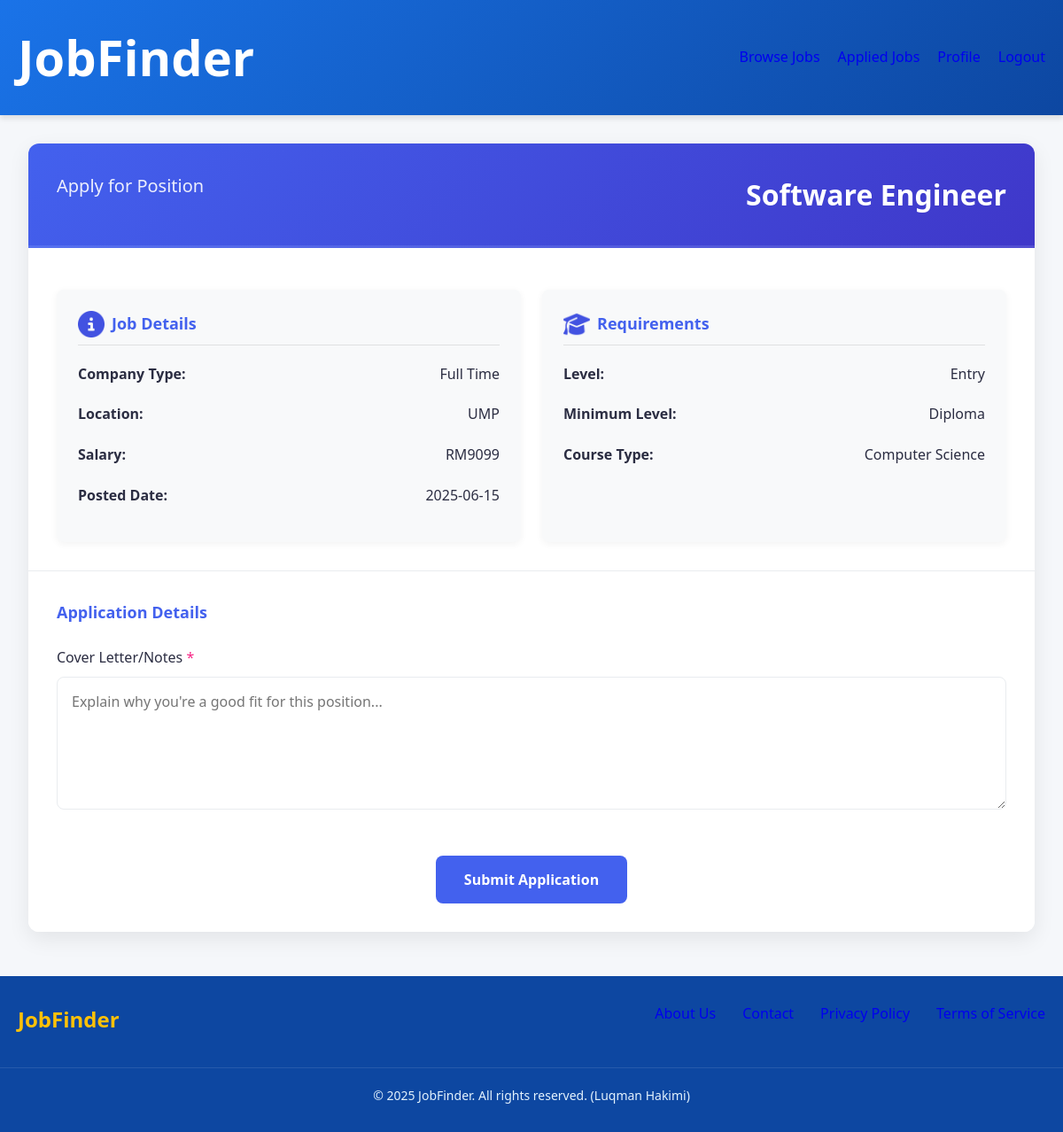
The page /Apply.php?job_id=4 (signed in) on the database its author committed.
### tables this page shows
CREATE TABLE job_listing (
    ListingID int(20) NOT NULL PRIMARY KEY,
    Position varchar(100) NOT NULL,
    EmployerID varchar(20) NOT NULL,
    JbLV varchar(20) NOT NULL COMMENT 'Level for Applied Position(Entry, Intermediate etc)',
    MinLV varchar(20) NOT NULL COMMENT 'Minimum level of education(Diploma/GCSE)',
    CourseType varchar(50) NOT NULL COMMENT 'Course/Major Type(Science Com, Adminstration, Accounting, Busniess etc)',
    CType varchar(20) NOT NULL COMMENT 'Contract Type(Part Time, Full Time, Permanent)',
    Salary varchar(20) NOT NULL COMMENT 'Salary Range(Exp: 1499 - 2000)',
    Tags varchar(100) NOT NULL COMMENT 'Tags for SEO(Search Engine Optimization)',
    PostDate date NOT NULL COMMENT 'Date of Job Posted on',
    Location varchar(100) NOT NULL COMMENT 'Location of Job Position',
    Status varchar(20) NOT NULL,
    FOREIGN KEY (EmployerID) REFERENCES `employer`(Email)
);

### Apply.php (the view, shortened to what this page needs)
<?php
    include("control.php");
    $job_id = isset($_GET['job_id']) ? intval($_GET['job_id']) : 0;
    $job = null;
    $query = "SELECT * FROM job_listing WHERE ListingID = ?";
    $stmt = mysqli_prepare($conn, $query);
    mysqli_stmt_bind_param($stmt, "i", $job_id);
    mysqli_stmt_execute($stmt);
    $result = mysqli_stmt_get_result($stmt);
    if ($result && mysqli_num_rows($result) > 0) {
        $job = mysqli_fetch_assoc($result);
    } else {
        echo "<script>alert('Job not found.'); window.location.href='Listing.php';</script>";
        exit;
    }
?>
<html lang="en">
<head>
    <link rel="stylesheet" href="css/viewApplicants.css">
    <link rel="stylesheet" href="css/Apply.css">
</head>
<body>
    <header>
        <div class="header-container" style="display: flex; justify-content: space-between; width: 100%; padding: 0 20px; align-items:center;">
            <div class="logo">
                <h1>JobFinder</h1>
            </div>
            <nav style="display: flex; justify-content: space-between;">
                <ul style="display: flex; justify-content: space-between; gap:20px;">
                    <li><a href="Listing.php" class="active">Browse Jobs</a></li>
                    <li><a href="Applied.php">Applied Jobs</a></li>
                    <li><a href="Profile.php">Profile</a></li>
                    <li><a href="Login.php">Logout</a></li>
                </ul>
            </nav>
        </div>
    </header>
    <main class="main-content">
        <?php if ($job): ?>
        <div class="apply-container">
            <div class="job-header">
                <h2>Apply for Position</h2>
                <h1><?php echo htmlspecialchars($job['Position']); ?></h1>
            </div>
            <div class="job-details">
                <div class="detail-card">
                    <h3><img src="Assets/Image/info.png" alt="Info Icon" height="30px" width="30px">Job Details</h3>
                    <ul>
                        <li><strong>Company Type:</strong> <?php echo htmlspecialchars($job['CType']); ?></li>
                        <li><strong>Location:</strong> <?php echo htmlspecialchars($job['Location']); ?></li>
                        <li><strong>Salary:</strong> RM<?php echo htmlspecialchars($job['Salary']); ?></li>
                        <li><strong>Posted Date:</strong> <?php echo htmlspecialchars($job['PostDate']); ?></li>
                    </ul>
                </div>
                <div class="detail-card">
                    <h3><img src="Assets/Image/hat.png" alt="Graduate Hat Icon" height="30px" width="30px">Requirements</h3>
                    <ul>
                        <li><strong>Level:</strong> <?php echo htmlspecialchars($job['JbLV']); ?></li>
                        <li><strong>Minimum Level:</strong> <?php echo htmlspecialchars($job['MinLV']); ?></li>
                        <li><strong>Course Type:</strong> <?php echo htmlspecialchars($job['CourseType']); ?></li>
                    </ul>
                </div>
            </div>
            <form class="application-form" name="applyForm" onsubmit="return validateForm();" method="post">
                <h3>Application Details</h3>
                <div class="form-group">
                    <label for="notes">Cover Letter/Notes <span class="required">*</span></label>
                    <textarea id="notes" name="notes" placeholder="Explain why you're a good fit for this position..." required></textarea>
                    <div id="note-error" class="error-message"></div>
                </div>
                <button type="submit" class="submit-btn">Submit Application</button>
            </form>
        </div>
        <?php endif; ?>
    </main>
    <footer>
        <div class="footer-container">
            <div class="footer-content">
                <div class="footer-logo">
                    <span>JobFinder</span>
                </div>
                <div class="footer-links">
                    <a href="#">About Us</a>
                    <a href="#">Contact</a>
                    <a href="#">Privacy Policy</a>
                    <a href="#">Terms of Service</a>
                </div>
            </div>
            <div class="copyright">
                <p>&copy; 2025 JobFinder. All rights reserved. (Luqman Hakimi)</p>
            </div>
        </div>
    </footer>
</body>
</html>

### CSS/viewApplicants.css (style rules this page uses)
* { margin: 0; padding: 0; box-sizing: border-box; font-family: "Segoe UI", Tahoma, Geneva, Verdana, sans-serif; }
body { background-color: #f5f7fa; color: #333; line-height: 1.6; }
a { text-decoration: none; }
header { background: linear-gradient(135deg, #1a73e8, #0d47a1); color: white; padding: 20px 0; box-shadow: 0 4px 6px rgba(0, 0, 0, 0.1); }
.logo { font-size: 28px; font-weight: bold; display: flex; align-items: center; }
footer { background-color: #0d47a1; color: white; padding: 30px 0; margin-top: 50px; }
.footer-content { display: flex; justify-content: space-between; max-width: 1200px; margin: 0 auto; padding: 0 20px; }
.footer-logo { font-size: 24px; font-weight: bold; margin-bottom: 15px; }
.footer-logo span { color: #ffc107; }
.footer-links { display: flex; gap: 30px; }
.copyright { text-align: center; padding-top: 20px; border-top: 1px solid rgba(255, 255, 255, 0.1); margin-top: 20px; color: #e3f2fd; font-size: 14px; }
li { list-style-type: none; }
.job-header { display: flex; justify-content: space-between; align-items: flex-start; margin-bottom: 15px; gap: 10px; }

### css/Apply.css (style rules this page uses)
* { margin: 0; padding: 0; box-sizing: border-box; }
body { font-family: 'Segoe UI', Tahoma, Geneva, Verdana, sans-serif; background-color: #f5f7fa; color: #2b2d42; line-height: 1.6; background-image: url('../Assets/Image/bg2.jpg'); background-size: cover; background-position: center; background-repeat: no-repeat; background-attachment: fixed; min-height: 100vh; }
body::before { content: ""; position: fixed; top: 0; left: 0; right: 0; bottom: 0; z-index: -1; pointer-events: none; }
.main-content { max-width: 1200px; margin: 32px auto; padding: 0 32px; position: relative; z-index: 1; }
.apply-container { background: white; border-radius: 12px; box-shadow: 0 8px 24px rgba(0, 0, 0, 0.08); overflow: hidden; margin: 32px 0; }
.job-header { background: linear-gradient(135deg, #4361ee, #3f37c9); color: white; padding: 32px; text-align: center; border-bottom: 3px solid rgba(255,255,255,0.1); }
.job-header h2 { font-size: 20px; font-weight: 500; margin-bottom: 8px; opacity: 0.9; }
.job-header h1 { font-size: 32px; margin-bottom: 0; }
.job-details { display: grid; grid-template-columns: repeat(auto-fit, minmax(300px, 1fr)); gap: 24px; padding: 32px; background: white; }
.detail-card { background: #f8f9fa; border-radius: 8px; padding: 24px; box-shadow: 0 2px 8px rgba(0,0,0,0.05); }
.detail-card h3 { display: flex; align-items: center; gap: 8px; color: #4361ee; margin-bottom: 16px; font-size: 18px; border-bottom: 1px solid rgba(0,0,0,0.1); padding-bottom: 8px; }
.detail-card ul { list-style: none; }
.detail-card li { margin-bottom: 12px; display: flex; justify-content: space-between; padding: 4px 0; }
.detail-card li strong { color: #2b2d42; margin-right: 16px; min-width: 120px; }
.application-form { padding: 32px; background: white; border-top: 1px solid #e9ecef; }
.application-form h3 { display: flex; align-items: center; gap: 8px; color: #4361ee; margin-bottom: 24px; font-size: 18px; }
.form-group { margin-bottom: 24px; }
.form-group label { display: block; margin-bottom: 8px; font-weight: 500; color: #2b2d42; }
.required { color: #f72585; }
.form-group textarea { width: 100%; min-height: 150px; padding: 16px; border: 1px solid #e9ecef; border-radius: 8px; font-family: inherit; font-size: 16px; resize: vertical; transition: border-color 0.3s, box-shadow 0.3s; }
.submit-btn { background: #4361ee; color: white; border: none; padding: 16px 32px; border-radius: 8px; font-size: 16px; font-weight: 600; cursor: pointer; display: flex; align-items: center; gap: 12px; margin: 0 auto; transition: all 0.3s ease; }
.error-message { color: #f72585; font-size: 14px; margin-top: 8px; min-height: 20px; }

### rows shown on the page
job_listing: Position "Software Engineer", CType "Full Time", Location "UMP", Salary "9099", PostDate "2025-06-15", JbLV "Entry", MinLV "Diploma", CourseType "Computer Science"
